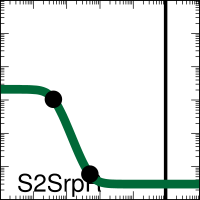

This figure's gnuplot source:

set output "demo_FixedGatesDigital0xFE_005_A000_xfer_model_S2_SrpR.eps"
set terminal postscript eps enhanced color "Helvetica, 35" size 2,2
set logscale x
set logscale y
set lmargin screen 0.0
set rmargin screen 1.0
set tmargin screen 1.0
set bmargin screen 0.0
set size ratio 1.0
set border linewidth 2
set tics scale 2
set mxtics 10
set mytics 10
set key bottom left
set key samplen -1
set xrange [0.001:1000.0]
set yrange [0.001:1000.0]
set format y "10^{%L}"    
set format x "10^{%L}"    
set format x ""    
set xlabel '11111110'
set arrow from 3.974466659340114E-5,0.001 to 3.974466659340114E-5,1000.0 nohead lw 10 lt 2 lc rgb '#000000'
set arrow from 93.28027107735998,0.001 to 93.28027107735998,1000.0 nohead lw 10 lt 2 lc rgb '#000000'
ymin = 0.003
ymax = 2.1
K = 0.04
n = 2.6
set dummy x

plot ymin+(ymax-ymin)/(1.0+(x/K)**n) lw 25 lc rgb '#006838' title 'S2SrpR',\
 "<echo '1 2'" using (0.040044043):(1.0500000063963981)  with points pt 7 ps 4 lc rgb 'black' notitle,\
 "<echo '1 2'" using (0.49642145):(0.005999999994950898)  with points pt 7 ps 4 lc rgb 'black' notitle
